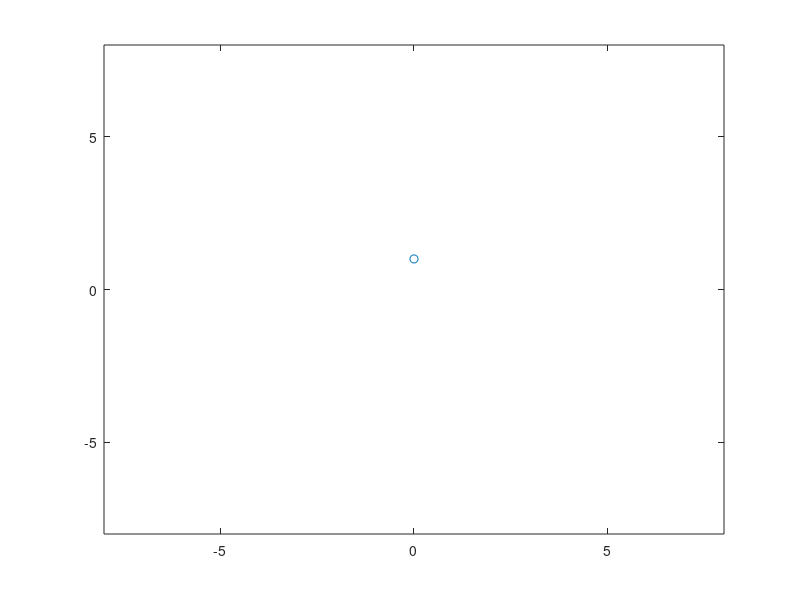

This figure's MATLAB source:
clc;

startangle = [0, pi/8, pi/4]; % 16 directions over the full circle
turnangle = -pi/2:pi/2:pi/2; % 5 different ending directions per starting direction
L = 16;

num_angles = length(turnangle);
endpts_0 = zeros(num_angles,2);



endpts_0(:,1) = L * sin(turnangle(:))./turnangle(:);
endpts_0(:,2) = L * (1-cos(turnangle(:)))./turnangle(:);
endpts_0(2,1) = 1;
endpts_0(2,2) = 0;

plot(endpts_0(:,2), endpts_0(:,1), 'o');
axis([-8, 8, -8, 8]);

for gamma = startangle;
    gamma/(pi/8)
    180*gamma/pi
R = [cos(gamma), -sin(gamma); sin(gamma), cos(gamma)];

endpts_r = zeros(num_angles,2);

for i = 1:num_angles
endpts_r(i,:) = endpts_0(i,:) * R;
end

round_endpts_r = round(endpts_r)

endpts_r;
end